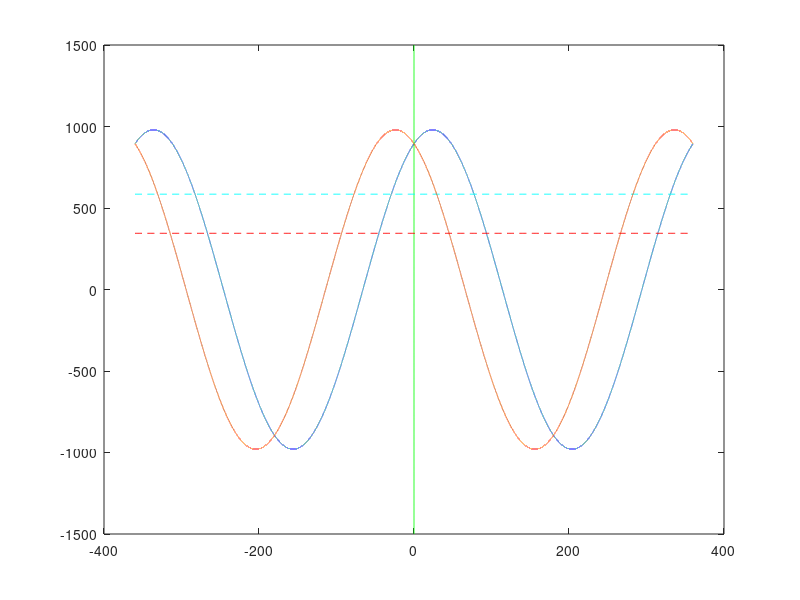

MATLAB code to generate this figure:
yaxis = -1500:1500;
size_yaxis = size(yaxis);
xeq0 = zeros(1, size_yaxis(2));
plot(xeq0, yaxis, '-g');

xaxis = -360:360;
size_xaxis = size(xaxis);
yeq584 = 584.758*ones(1, size_xaxis(2));
yeq344 = 344.758*ones(1, size_xaxis(2));

delta0 = -360:0.01:360;
rad_del0 = delta0*pi/180;

%% I and III
y = 894.427*cos(rad_del0) + 400*sin(rad_del0);
hold on;
plot(delta0, y);
plot(xaxis, yeq584, '--c');

%% II and IV
y = 894.427*cos(rad_del0) - 400*sin(rad_del0);
hold on;
plot(delta0, y);
plot(xaxis, yeq344, '--r');